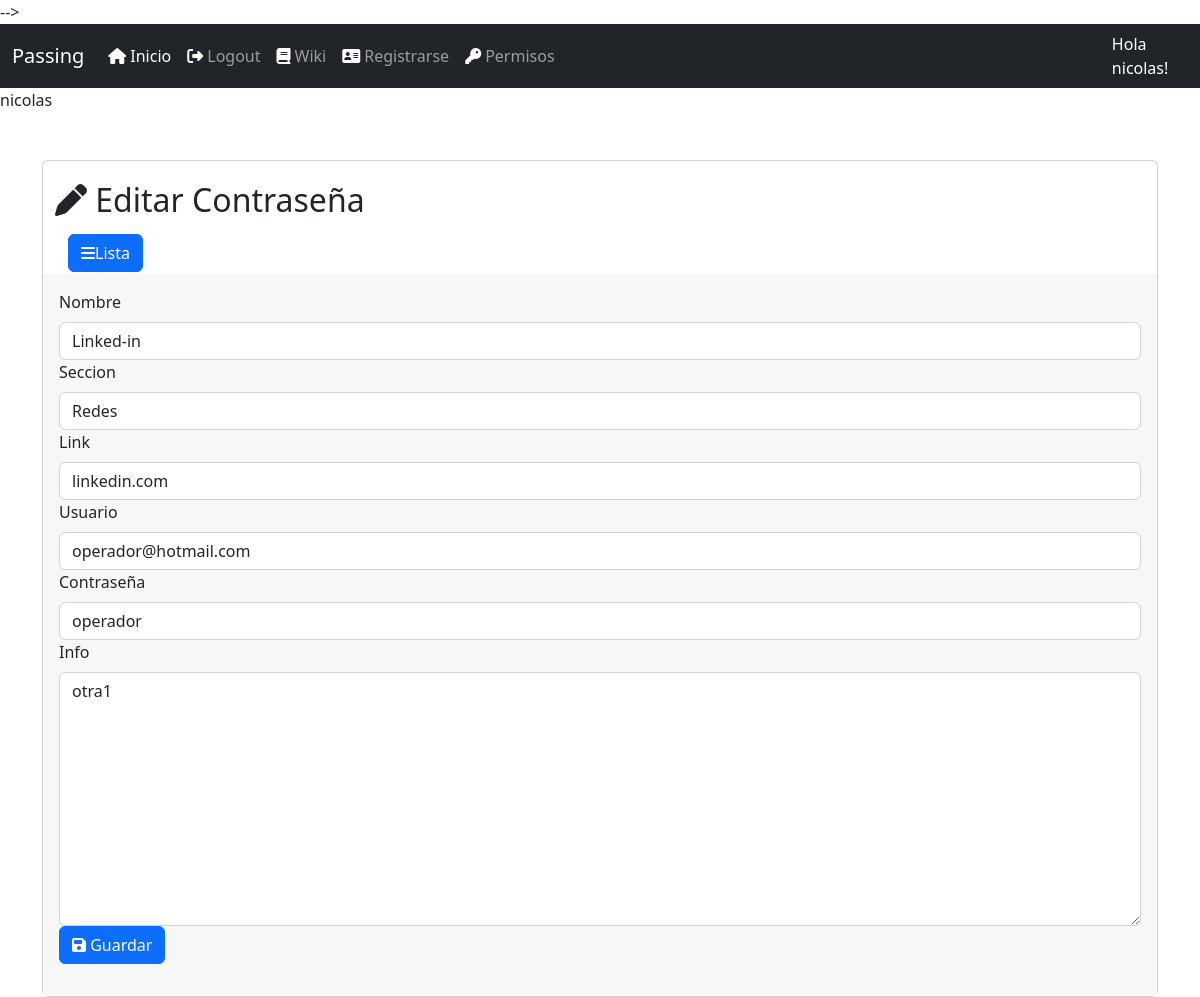
Before: /pass/editpass/1 (signed in) with the older database file.
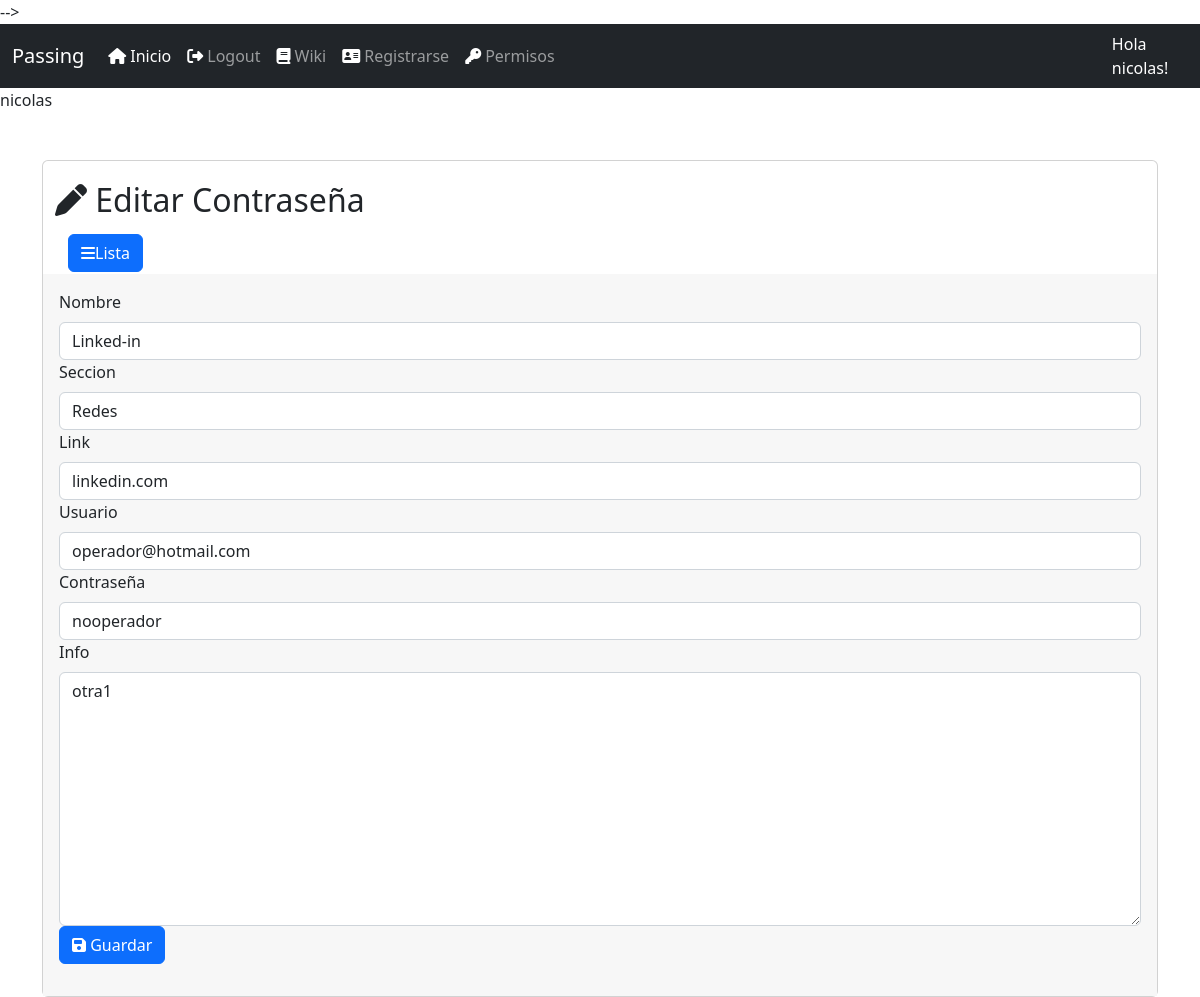
After: the same page with the newer database file.
### passbase/models.py (models this page shows, shortened)
class Contrasena(models.Model):
    nombre_contra = models.CharField(max_length=20, unique=True)
    seccion = models.ForeignKey(SeccionContra, on_delete=models.CASCADE)
    link = models.CharField(max_length=265)
    usuario = models.CharField(max_length=60)
    contraseña = models.CharField(max_length=60)
    info = models.CharField(max_length=260)
    active = models.BooleanField(default=True)
    created = models.DateTimeField(auto_now=True)
    updated = models.DateTimeField(auto_now_add=True)
    def __str__(self):
        return str(self.id)

### passbase/views.py (the view, shortened to what this page needs)
# urls.py: path('editpass/<int:pk>', ContrasUpdateView.as_view(), name='updatepass'),
class ContrasUpdateView(UpdateView):
    model = Contrasena
    form_class = ContrasenaUForm
    template_name = 'update-cont.html'
    success_url = reverse_lazy('listpass')
    @method_decorator(csrf_exempt)
    def dispatch(self, request, *args, **kwargs):
        return super().dispatch(request, *args, **kwargs)
    def get_context_data(self, **kwargs):
         context = super().get_context_data(**kwargs)
         user = self.request.user
         context['title'] = 'Editar Contraseña'
         context['entity'] = 'Contraseña'
         context['list_url'] = reverse_lazy('listpass')
         context['action'] = 'edit new'
         context['user_id'] = user.id
         context['username'] = user.username
         print(context)
         return context
    def get_object(self, queryset=None):
        objeto_previo = super().get_object(queryset=queryset)
        LogData.objects.create(entidad = 'Contraseña',action= 'edit old' ,detail= f'Nombre: {objeto_previo.nombre_contra}, Seccion: {objeto_previo.seccion}, Usuario: {objeto_previo.usuario}, Link:{objeto_previo.link}, Info:{objeto_previo.info}', usuario=self.request.user, contraseña=objeto_previo.id)
        return objeto_previo

### passbase/models.py (called while the page is built)
    def __str__(self):
        return self.nombre_seccion

### templates/update-cont.html (shortened to what this page needs)
{% extends 'base.html'%}
{% block content %}
{{username}}
<div class="container pt-5" >
    <div class="card center">
            <div class="card-title">
                <div class="container" style="height: 105px; padding-top: 20px;">
                    <h2><i class="fas fa-pen" ></i> {{title}}</h2>
                    <button class="btn">
                        <a class="btn btn-primary btn-flat" href= {% url 'listpass' %}> <i class="fa-solid fa-bars"></i>Lista</a>
                    </button>
                </div>
            </div>
            <div class="card-body"style="background-color: #F7F7F7 ;">
                    <form method="POST">
                        {% for field in form.visible_fields %}
                        <div class="form-group">
                            <label class="form-label">{{ field.label }}</label>
                            {{field}}
                        </div>
                        {% endfor %}
                            <button type="submit" class="btn btn-primary btn-flat">
                                <i class="fas fa-save"></i> Guardar
                            </button>
                        </div>
            </div>
        </div>
{% endblock %}

Changed rows visible on the page:
changed Contrasena "Linked-in": contraseña "operador" → "nooperador"
